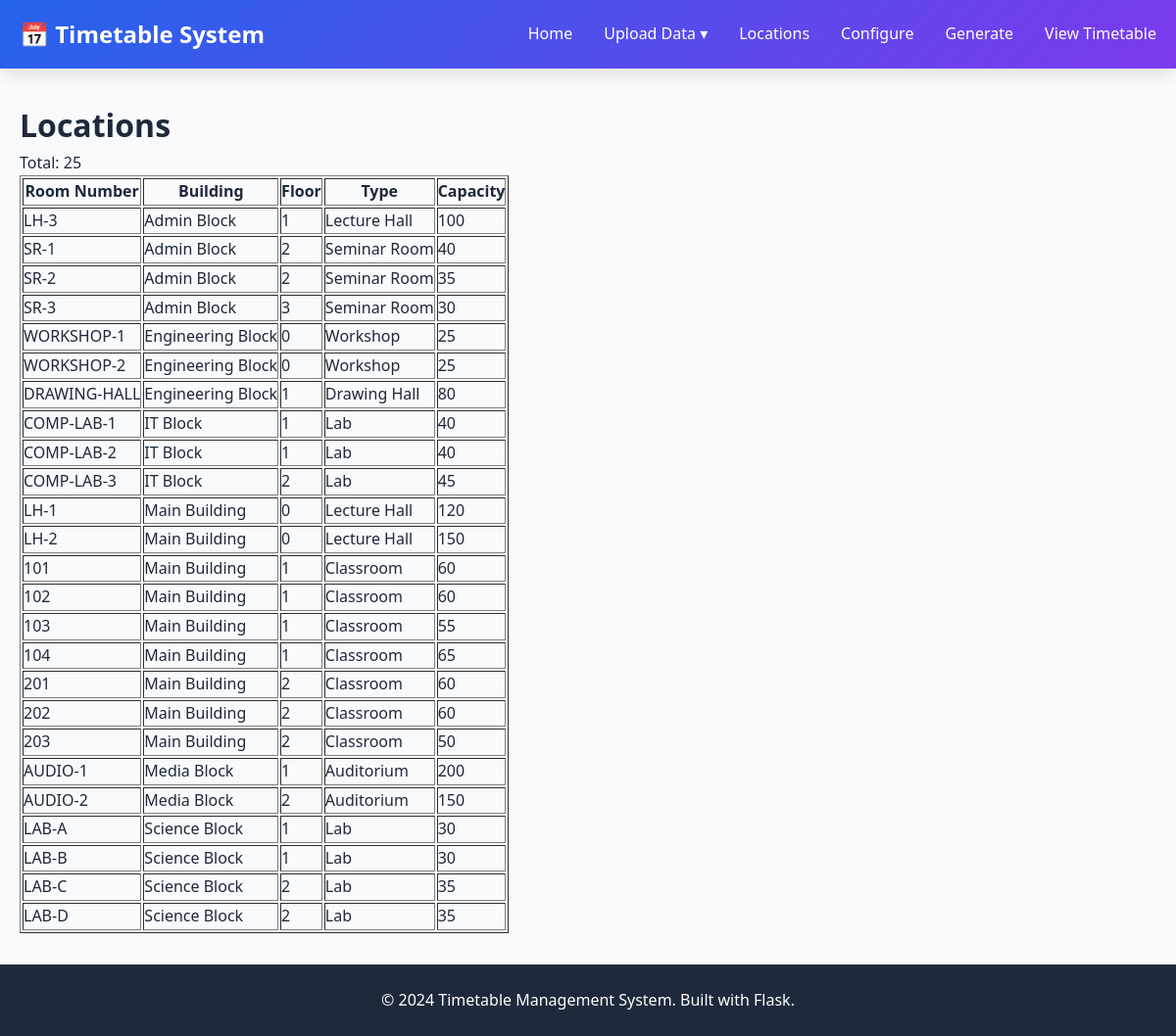
/locations, run on the app's committed database.
### tables this page shows
CREATE TABLE locations (
            id INTEGER PRIMARY KEY AUTOINCREMENT,
            room_number TEXT NOT NULL UNIQUE,
            building TEXT DEFAULT 'Main',
            floor INTEGER DEFAULT 0,
            room_type TEXT DEFAULT 'Classroom',
            capacity INTEGER DEFAULT 60,
            created_at TIMESTAMP DEFAULT CURRENT_TIMESTAMP
        );

### app.py (the view)
@app.route('/locations')
def view_locations():
    locations = get_all_locations()
    stats = get_location_statistics()
    return render_template('view_locations.html',
                         locations=locations,
                         stats=stats)

### database/db_setup.py (called while the page is built)
def get_connection():
    os.makedirs('database', exist_ok=True)
    conn = sqlite3.connect(DATABASE_PATH)
    conn.row_factory = sqlite3.Row  # Access columns by name
    return conn

### services/location_service.py (called while the page is built)
def get_all_locations():
    conn = get_connection()
    cursor = conn.cursor()
    cursor.execute('''
        SELECT * FROM locations
        ORDER BY building, floor, room_number
    ''')
    rows = cursor.fetchall()
    conn.close()
    return [dict(row) for row in rows]

### templates/view_locations.html (shortened to what this page needs)
{% extends "base.html" %}
{% block content %}
<h1>Locations</h1>
<p>Total: {{ stats.total_locations }}</p>
{% if locations %}
<table border="1">
    <tr>
        <th>Room Number</th>
        <th>Building</th>
        <th>Floor</th>
        <th>Type</th>
        <th>Capacity</th>
    </tr>
    {% for location in locations %}
    <tr>
        <td>{{ location.room_number }}</td>
        <td>{{ location.building }}</td>
        <td>{{ location.floor }}</td>
        <td>{{ location.room_type }}</td>
        <td>{{ location.capacity }}</td>
    </tr>
    {% endfor %}
</table>
{% else %}
<p>No locations found. <a href="{{ url_for('upload_location_page') }}">Upload some</a></p>
{% endif %}
{% endblock %}

### static/css/style.css (style rules this page uses)
* { margin: 0; padding: 0; box-sizing: border-box; }
:root { --primary-color: #2563eb; --secondary-color: #7c3aed; --success-color: #10b981; --warning-color: #f59e0b; --error-color: #ef4444; --info-color: #3b82f6; --bg-color: #f8fafc; --card-bg: #ffffff; --text-primary: #1e293b; --text-secondary: #64748b; --border-color: #e2e8f0; --shadow: 0 1px 3px rgba(0, 0, 0, 0.1); --shadow-lg: 0 10px 15px -3px rgba(0, 0, 0, 0.1); }
body { font-family: 'Segoe UI', Tahoma, Geneva, Verdana, sans-serif; background-color: var(--bg-color); color: var(--text-primary); line-height: 1.6; min-height: 100vh; display: flex; flex-direction: column; }

### data on the page
locations: room_number "LH-3", building "Admin Block", floor "1", room_type "Lecture Hall", capacity "100"
locations: room_number "SR-1", building "Admin Block", floor "2", room_type "Seminar Room", capacity "40"
locations: room_number "SR-2", building "Admin Block", floor "2", room_type "Seminar Room", capacity "35"
locations: room_number "SR-3", building "Admin Block", floor "3", room_type "Seminar Room", capacity "30"
locations: room_number "WORKSHOP-1", building "Engineering Block", floor "0", room_type "Workshop", capacity "25"
locations: room_number "WORKSHOP-2", building "Engineering Block", floor "0", room_type "Workshop", capacity "25"
locations: room_number "DRAWING-HALL", building "Engineering Block", floor "1", room_type "Drawing Hall", capacity "80"
locations: room_number "COMP-LAB-1", building "IT Block", floor "1", room_type "Lab", capacity "40"
locations: room_number "COMP-LAB-2", building "IT Block", floor "1", room_type "Lab", capacity "40"
locations: room_number "COMP-LAB-3", building "IT Block", floor "2", room_type "Lab", capacity "45"
locations: room_number "LH-1", building "Main Building", floor "0", room_type "Lecture Hall", capacity "120"
locations: room_number "LH-2", building "Main Building", floor "0", room_type "Lecture Hall", capacity "150"
locations: room_number "101", building "Main Building", floor "1", room_type "Classroom", capacity "60"
locations: room_number "102", building "Main Building", floor "1", room_type "Classroom", capacity "60"
locations: room_number "103", building "Main Building", floor "1", room_type "Classroom", capacity "55"
locations: room_number "104", building "Main Building", floor "1", room_type "Classroom", capacity "65"
locations: room_number "201", building "Main Building", floor "2", room_type "Classroom", capacity "60"
locations: room_number "202", building "Main Building", floor "2", room_type "Classroom", capacity "60"
locations: room_number "203", building "Main Building", floor "2", room_type "Classroom", capacity "50"
locations: room_number "AUDIO-1", building "Media Block", floor "1", room_type "Auditorium", capacity "200"
locations: room_number "AUDIO-2", building "Media Block", floor "2", room_type "Auditorium", capacity "150"
locations: room_number "LAB-A", building "Science Block", floor "1", room_type "Lab", capacity "30"
locations: room_number "LAB-B", building "Science Block", floor "1", room_type "Lab", capacity "30"
locations: room_number "LAB-C", building "Science Block", floor "2", room_type "Lab", capacity "35"
locations: room_number "LAB-D", building "Science Block", floor "2", room_type "Lab", capacity "35"

### other printed values
{{ stats.total_locations }} "25"
